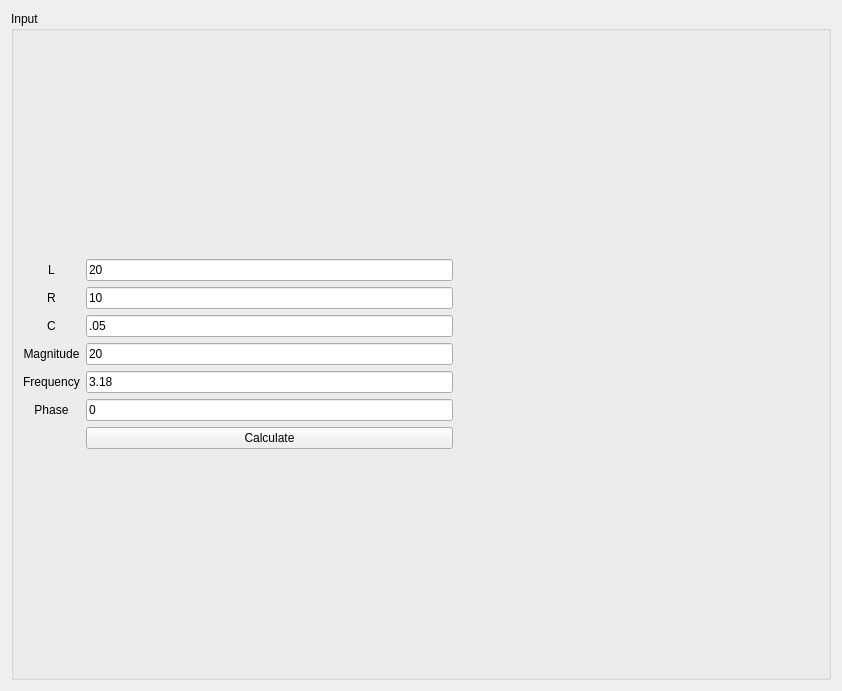
<?xml version="1.0" encoding="UTF-8"?>
<ui version="4.0">
 <class>Form</class>
 <widget class="QWidget" name="Form">
  <property name="geometry">
   <rect>
    <x>0</x>
    <y>0</y>
    <width>842</width>
    <height>691</height>
   </rect>
  </property>
  <property name="windowTitle">
   <string>Form</string>
  </property>
  <layout class="QVBoxLayout" name="verticalLayout">
   <item>
    <widget class="QGroupBox" name="gb_Input">
     <property name="title">
      <string>Input</string>
     </property>
     <layout class="QVBoxLayout" name="verticalLayout_2">
      <item>
       <layout class="QGridLayout" name="layout_GridInput">
        <item row="4" column="0">
         <widget class="QLabel" name="label_Frequency">
          <property name="text">
           <string>Frequency</string>
          </property>
          <property name="alignment">
           <set>Qt::AlignCenter</set>
          </property>
         </widget>
        </item>
        <item row="3" column="1">
         <widget class="QLineEdit" name="LE_Magnitude">
          <property name="text">
           <string>20</string>
          </property>
         </widget>
        </item>
        <item row="3" column="0">
         <widget class="QLabel" name="label_Magnitude">
          <property name="text">
           <string>Magnitude</string>
          </property>
          <property name="alignment">
           <set>Qt::AlignCenter</set>
          </property>
         </widget>
        </item>
        <item row="0" column="1">
         <widget class="QLineEdit" name="LE_L">
          <property name="toolTip">
           <string>&lt;html&gt;&lt;head/&gt;&lt;body&gt;&lt;p&gt;&lt;br/&gt;&lt;/p&gt;&lt;/body&gt;&lt;/html&gt;</string>
          </property>
          <property name="text">
           <string>20</string>
          </property>
         </widget>
        </item>
        <item row="5" column="1">
         <widget class="QLineEdit" name="LE_Phase">
          <property name="text">
           <string>0</string>
          </property>
         </widget>
        </item>
        <item row="5" column="0">
         <widget class="QLabel" name="label_Phase">
          <property name="text">
           <string>Phase</string>
          </property>
          <property name="alignment">
           <set>Qt::AlignCenter</set>
          </property>
         </widget>
        </item>
        <item row="1" column="1">
         <widget class="QLineEdit" name="LE_R">
          <property name="text">
           <string>10</string>
          </property>
         </widget>
        </item>
        <item row="1" column="0">
         <widget class="QLabel" name="label_R">
          <property name="text">
           <string>R</string>
          </property>
          <property name="alignment">
           <set>Qt::AlignCenter</set>
          </property>
         </widget>
        </item>
        <item row="2" column="1">
         <widget class="QLineEdit" name="LE_C">
          <property name="text">
           <string>.05</string>
          </property>
         </widget>
        </item>
        <item row="2" column="0">
         <widget class="QLabel" name="label_C">
          <property name="text">
           <string>C</string>
          </property>
          <property name="alignment">
           <set>Qt::AlignCenter</set>
          </property>
         </widget>
        </item>
        <item row="0" column="0">
         <widget class="QLabel" name="label_L">
          <property name="text">
           <string>L</string>
          </property>
          <property name="alignment">
           <set>Qt::AlignCenter</set>
          </property>
         </widget>
        </item>
        <item row="4" column="1">
         <widget class="QLineEdit" name="LE_Frequency">
          <property name="text">
           <string>3.18</string>
          </property>
         </widget>
        </item>
        <item row="0" column="2">
         <spacer name="horizontalSpacer_2">
          <property name="orientation">
           <enum>Qt::Horizontal</enum>
          </property>
          <property name="sizeHint" stdset="0">
           <size>
            <width>40</width>
            <height>20</height>
           </size>
          </property>
         </spacer>
        </item>
        <item row="6" column="1">
         <widget class="QPushButton" name="PB_Calculate">
          <property name="text">
           <string>Calculate</string>
          </property>
         </widget>
        </item>
       </layout>
      </item>
     </layout>
    </widget>
   </item>
  </layout>
 </widget>
 <resources/>
 <connections>
  <connection>
   <sender>PB_Calculate</sender>
   <signal>clicked()</signal>
   <receiver>Form</receiver>
   <slot>Calculate_Click()</slot>
   <hints>
    <hint type="sourcelabel">
     <x>261</x>
     <y>599</y>
    </hint>
    <hint type="destinationlabel">
     <x>420</x>
     <y>345</y>
    </hint>
   </hints>
  </connection>
 </connections>
 <slots>
  <slot>Calculate_Click()</slot>
 </slots>
</ui>
